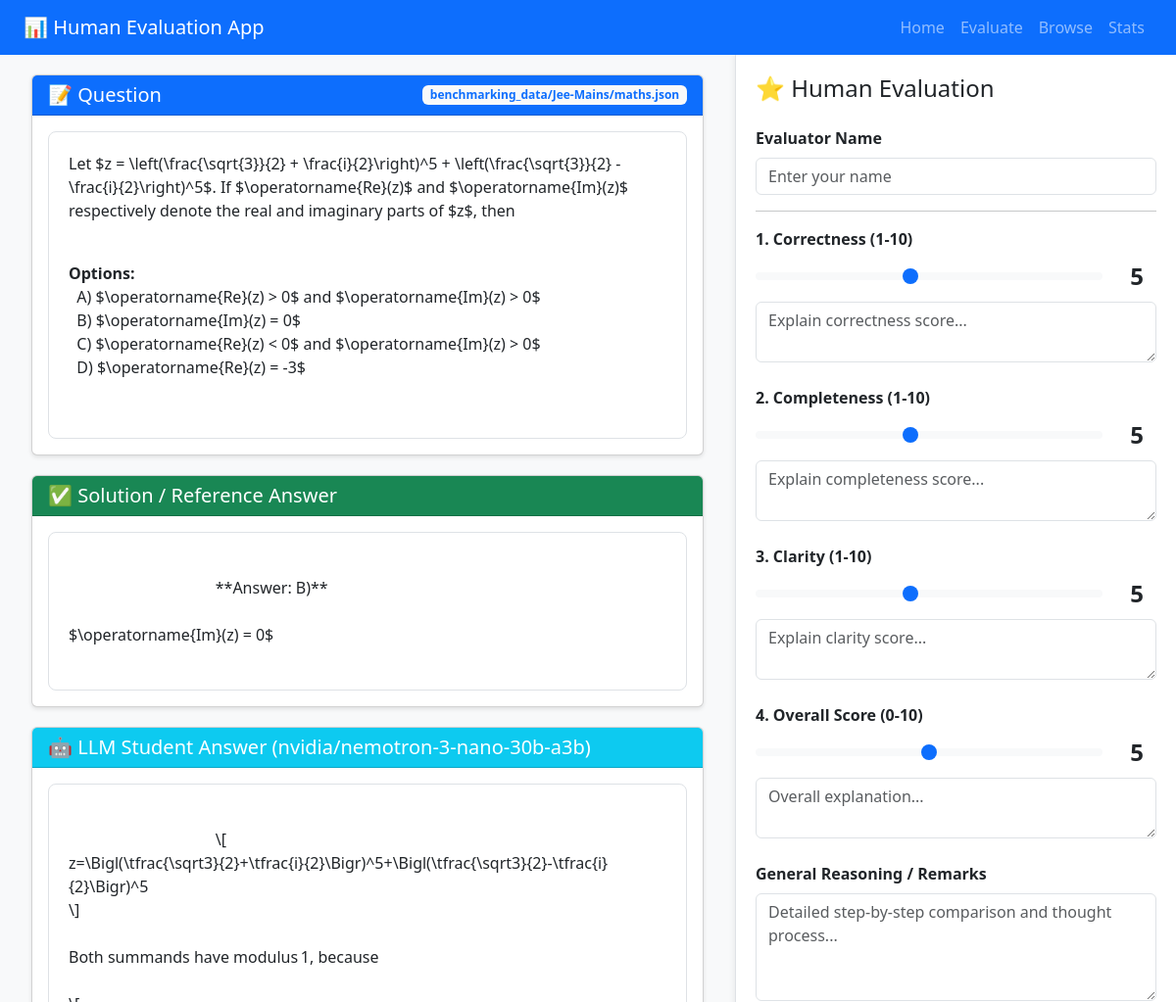
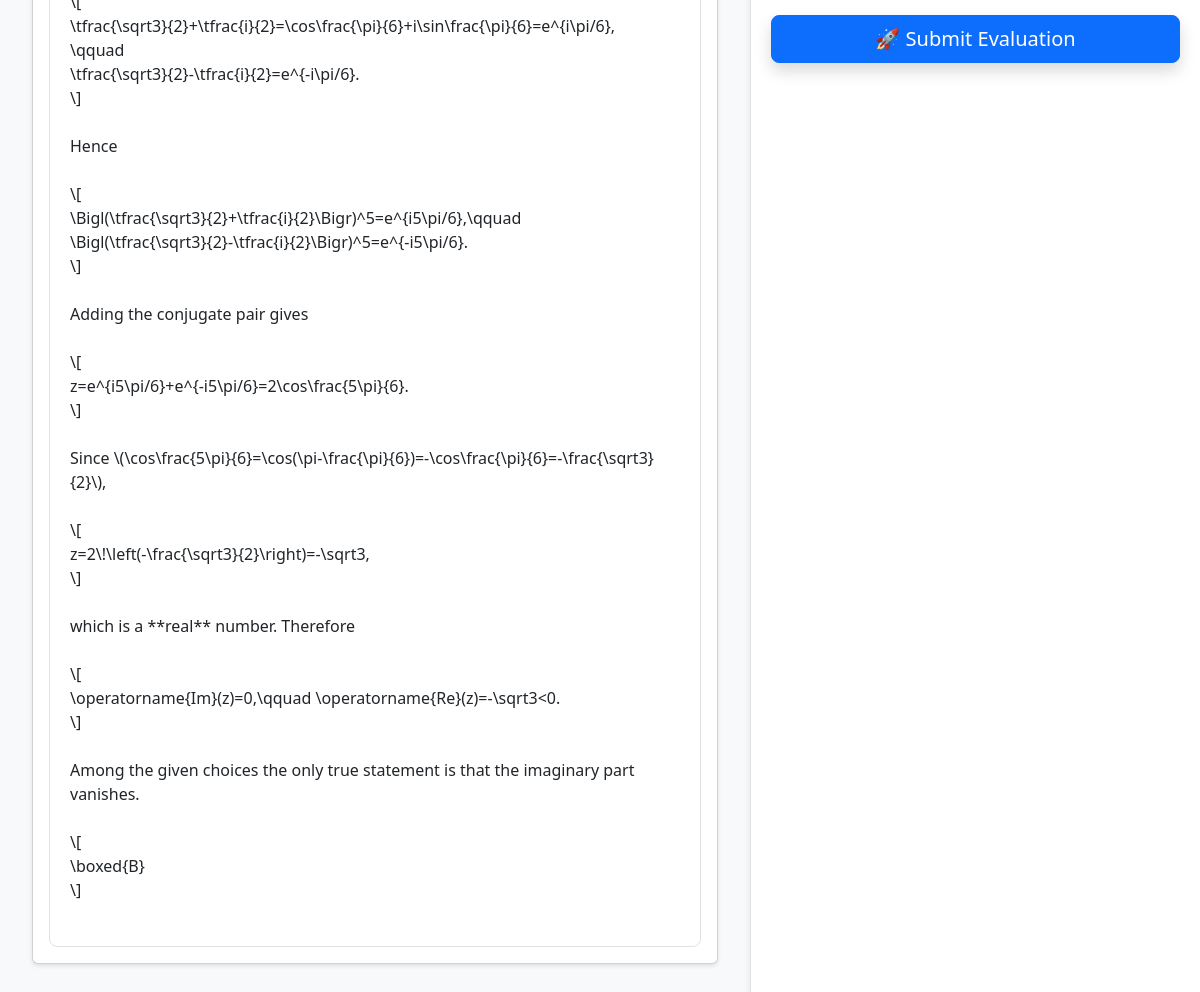
/evaluate/1, run on the app's committed database (2 pictures, top to bottom).
### human_eval_app/human_eval_app.py (models this page shows)
class HumanQuestion(db.Model):
    id = db.Column(db.String, primary_key=True)
    question_text = db.Column(db.Text, nullable=False)
    solution = db.Column(db.Text)
    source_file = db.Column(db.String)
    metadata_json = db.Column(db.Text)

class HumanRun(db.Model):
    id = db.Column(db.Integer, primary_key=True, autoincrement=True)
    student_model = db.Column(db.String, nullable=False)
    timestamp = db.Column(db.String, nullable=False)

class HumanStudentAnswer(db.Model):
    id = db.Column(db.Integer, primary_key=True, autoincrement=True)
    run_id = db.Column(db.Integer, db.ForeignKey("human_run.id"))
    question_id = db.Column(db.String, db.ForeignKey("human_question.id"))
    student_answer = db.Column(db.Text)
    cost = db.Column(db.Float)
    timestamp = db.Column(db.String)
    evaluated = db.Column(db.Integer, default=0)

### human_eval_app/human_eval_app.py (the view, shortened to what this page needs)
@app.route("/evaluate/<int:answer_id>", methods=["GET", "POST"])
def evaluate_answer(answer_id):
    answer = HumanStudentAnswer.query.get_or_404(answer_id)
    question = HumanQuestion.query.get(answer.question_id)
    run = HumanRun.query.get(answer.run_id)
    return render_template("evaluate.html", answer=answer, question=question, run=run)

### human_eval_app/templates/evaluate.html (shortened to what this page needs)
<!DOCTYPE html>
<html lang="en">
<head>
    <link href="https://cdn.jsdelivr.net/npm/bootstrap@5.3.0/dist/css/bootstrap.min.css" rel="stylesheet">
    <link rel="stylesheet" href="https://cdn.jsdelivr.net/npm/katex@0.16.9/dist/katex.min.css">
</head>
<body>
    <nav class="navbar navbar-expand-lg navbar-dark bg-primary">
        <div class="container-fluid px-4">
            <a class="navbar-brand" href="/">📊 Human Evaluation App</a>
            <div class="navbar-nav ms-auto">
                <a class="nav-link" href="/">Home</a>
                <a class="nav-link" href="/evaluate">Evaluate</a>
                <a class="nav-link" href="/browse">Browse</a>
                <a class="nav-link" href="/stats">Stats</a>
            </div>
        </div>
    </nav>
    <div class="main-wrapper">
        <div class="content-area">
            <div class="container-fluid">
                <div class="row">
                    <div class="col-12">
                        <div class="card">
                            <div
                                class="card-header bg-primary text-white d-flex justify-content-between align-items-center">
                                <h5 class="mb-0">📝 Question</h5>
                                <span class="badge bg-light text-primary">{{ question.source_file }}</span>
                            </div>
                            <div class="card-body">
                                <div class="markdown-content" id="question-text">
                                </div>
                            </div>
                        </div>
                        <div class="card">
                            <div class="card-header bg-success text-white">
                                <h5 class="mb-0">✅ Solution / Reference Answer</h5>
                            </div>
                            <div class="card-body">
                                <div class="markdown-content" id="solution-text">
                                    {{ question.solution | default('N/A') }}
                                </div>
                            </div>
                        </div>
                        <div class="card">
                            <div class="card-header bg-info text-white">
                                <h5 class="mb-0">🤖 LLM Student Answer ({{ run.student_model }})</h5>
                            </div>
                            <div class="card-body">
                                <div class="markdown-content" id="student-answer-text">
                                    {{ answer.student_answer | default('N/A') }}
                                </div>
                            </div>
                        </div>
                    </div>
                </div>
            </div>
        </div>
        <div class="sidebar">
            <h4 class="mb-4">⭐ Human Evaluation</h4>
            <form method="POST">
                <div class="mb-3">
                    <label class="form-label fw-bold">Evaluator Name</label>
                    <input type="text" name="evaluator_name" class="form-control" placeholder="Enter your name"
                        value="{{ session.get('evaluator_name', '') }}">
                </div>
                <hr>
                <div class="mb-4">
                    <label class="form-label fw-bold">1. Correctness (1-10)</label>
                    <div class="slider-container mb-2">
                        <input type="range" class="form-range" min="1" max="10" value="5" name="correctness"
                            id="correctness" oninput="updateSlider(this, 'correctness-val')">
                        <span class="slider-value" id="correctness-val">5</span>
                    </div>
                    <textarea name="correctness_explanation" class="form-control" rows="2"
                        placeholder="Explain correctness score..."></textarea>
                </div>
                <div class="mb-4">
                    <label class="form-label fw-bold">2. Completeness (1-10)</label>
                    <div class="slider-container mb-2">
                        <input type="range" class="form-range" min="1" max="10" value="5" name="completeness"
                            id="completeness" oninput="updateSlider(this, 'completeness-val')">
                        <span class="slider-value" id="completeness-val">5</span>
                    </div>
                    <textarea name="completeness_explanation" class="form-control" rows="2"
                        placeholder="Explain completeness score..."></textarea>
                </div>
                <div class="mb-4">
                    <label class="form-label fw-bold">3. Clarity (1-10)</label>
                    <div class="slider-container mb-2">
                        <input type="range" class="form-range" min="1" max="10" value="5" name="clarity" id="clarity"
                            oninput="updateSlider(this, 'clarity-val')">
                        <span class="slider-value" id="clarity-val">5</span>
                    </div>
                    <textarea name="clarity_explanation" class="form-control" rows="2"
                        placeholder="Explain clarity score..."></textarea>
                </div>
                <div class="mb-4">
                    <label class="form-label fw-bold">4. Overall Score (0-10)</label>
                    <div class="slider-container mb-2">
                        <input type="range" class="form-range" min="0" max="10" step="0.5" value="5"
                            name="overall_score" id="overall_score" oninput="updateSlider(this, 'overall_score-val')">
                        <span class="slider-value" id="overall_score-val">5</span>
                    </div>
                    <textarea name="overall_explanation" class="form-control" rows="2"
                        placeholder="Overall explanation..."></textarea>
                </div>
                <div class="mb-3">
                    <label class="form-label fw-bold">General Reasoning / Remarks</label>
                    <textarea name="reasoning" class="form-control" rows="4"
                        placeholder="Detailed step-by-step comparison and thought process..."></textarea>
                </div>
                <button type="submit" class="btn btn-primary btn-lg w-100 shadow mb-4">
                    🚀 Submit Evaluation
                </button>
            </form>
        </div>
    </div>
</body>
</html>

### human_eval_app/templates/evaluate.html (style rules this page uses)
body, html { height: 100%; overflow: hidden; }
body { background-color: #f8f9fa; display: flex; flex-direction: column; }
.navbar { flex-shrink: 0; }
.main-wrapper { display: flex; flex: 1; overflow: hidden; }
.content-area { flex: 1; overflow-y: auto; padding: 20px; }
.sidebar { width: 450px; overflow-y: auto; border-left: 1px solid #dee2e6; background: #fff; padding: 20px; box-shadow: -2px 0 5px rgba(0, 0, 0, 0.05); }
.card { margin-bottom: 20px; box-shadow: 0 2px 4px rgba(0, 0, 0, 0.1); }
.markdown-content { background: white; padding: 20px; border-radius: 8px; border: 1px solid #dee2e6; word-wrap: break-word; overflow-wrap: break-word; white-space: pre-wrap; }
.slider-container { display: flex; align-items: center; gap: 15px; }
.slider-value { font-size: 1.5em; font-weight: bold; min-width: 40px; text-align: center; }

### data on the page
HumanQuestion: source_file "benchmarking_data/Jee-Mains/maths.json", solution "**Answer: B)** $\\operatorname{Im}(z) = 0$"
HumanRun: student_model "nvidia/nemotron-3-nano-30b-a3b"
HumanStudentAnswer: student_answer "\\[ z=\\Bigl(\\tfrac{\\sqrt3}{2}+\\tfrac{i}{2}\\Bigr)^5+\\Bigl(\\tfrac{\\sqrt3}{2}-\\tfrac{i}{2}\\Bigr)^5 \\] Both summands have modulus 1, because \\[ \\tfrac{\\sqrt3}{2}+\\tfrac{i}{2}=\\cos\\frac{\\pi}{6}+i\\sin\\frac{\\pi}{6}=e^{i\\pi/6}, \\qquad \\tfrac{\\sqrt3}{2}-\\tfrac{i}{2}=e^{-i\\pi/6}. \\] Hence \\[ \\Bigl(\\tfrac{\\sqrt3}{2}+\\tfrac{i}{2}\\Bigr)^5=e^{i5\\pi/6},\\qquad \\Bigl(\\tfrac{\\sqrt3}{2}-\\tfrac{i}{2}\\Bigr)^5=e^{-i5\\pi/6}. \\] Adding the conjugate pair gives \\[ z=e^{i5\\pi/6}+e^{-i5\\pi/6}=2\\cos\\frac{5\\pi}{6}. \\] Since \\(\\cos\\frac{5\\pi}{6}=\\cos(\\pi-\\frac{\\pi}{6})=-\\cos\\frac{\\pi}{6}=-\\frac{\\sqrt3}{2}\\), \\[ z=2\\!\\left(-\\frac{\\sqrt3}{2}\\right)=-\\sqrt3, \\] which is a **real** number. Therefore \\[…"
